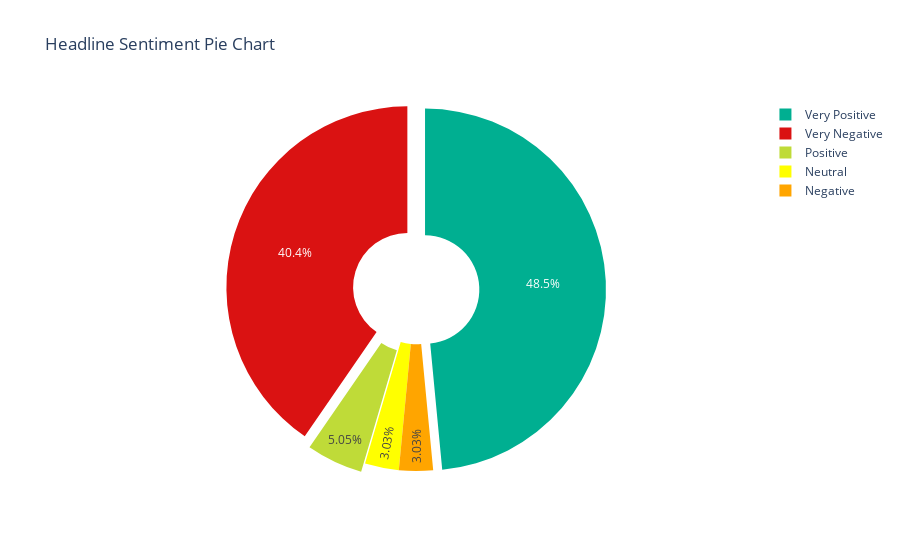

The cell this chart's notebook holds for it:
### Code cell
# group the data by Headline sentiment and count the number of headlines in each category
sentiment_counts = df['Headline Sentiment'].value_counts()

# create the pie chart
fig = go.Figure(go.Pie(
    labels=sentiment_counts.index,
    values=sentiment_counts.values,
    pull=[0.05, 0.05, 0.05],  # pull the slices away from the center for emphasis
    hole=0.3,  # set the size of the center hole
    marker=dict(colors=['#00AF91', '#DA1212','#BFDB38','yellow', 'orange' ]),  # set the colors for each slice
))

# set the chart title
fig.update_layout(
    title='Headline Sentiment Pie Chart',
)

# show the chart
fig.show()
pyo.plot(fig, filename='pie.html')

### Figure 1 — Plotly figure (JSON) as saved in the notebook; plotly's stock layout.template omitted (floating-point values rounded to 4 significant figures)
{"data": [{"hole": 0.3, "labels": ["Very Positive", "Very Negative", "Positive", "Neutral", "Negative"], "marker": {"colors": ["#00AF91", "#DA1212", "#BFDB38", "yellow", "orange"]}, "pull": [0.05, 0.05, 0.05], "type": "pie", "values": [48, 40, 5, 3, 3]}], "layout": {"title": {"text": "Headline Sentiment Pie Chart"}}}
